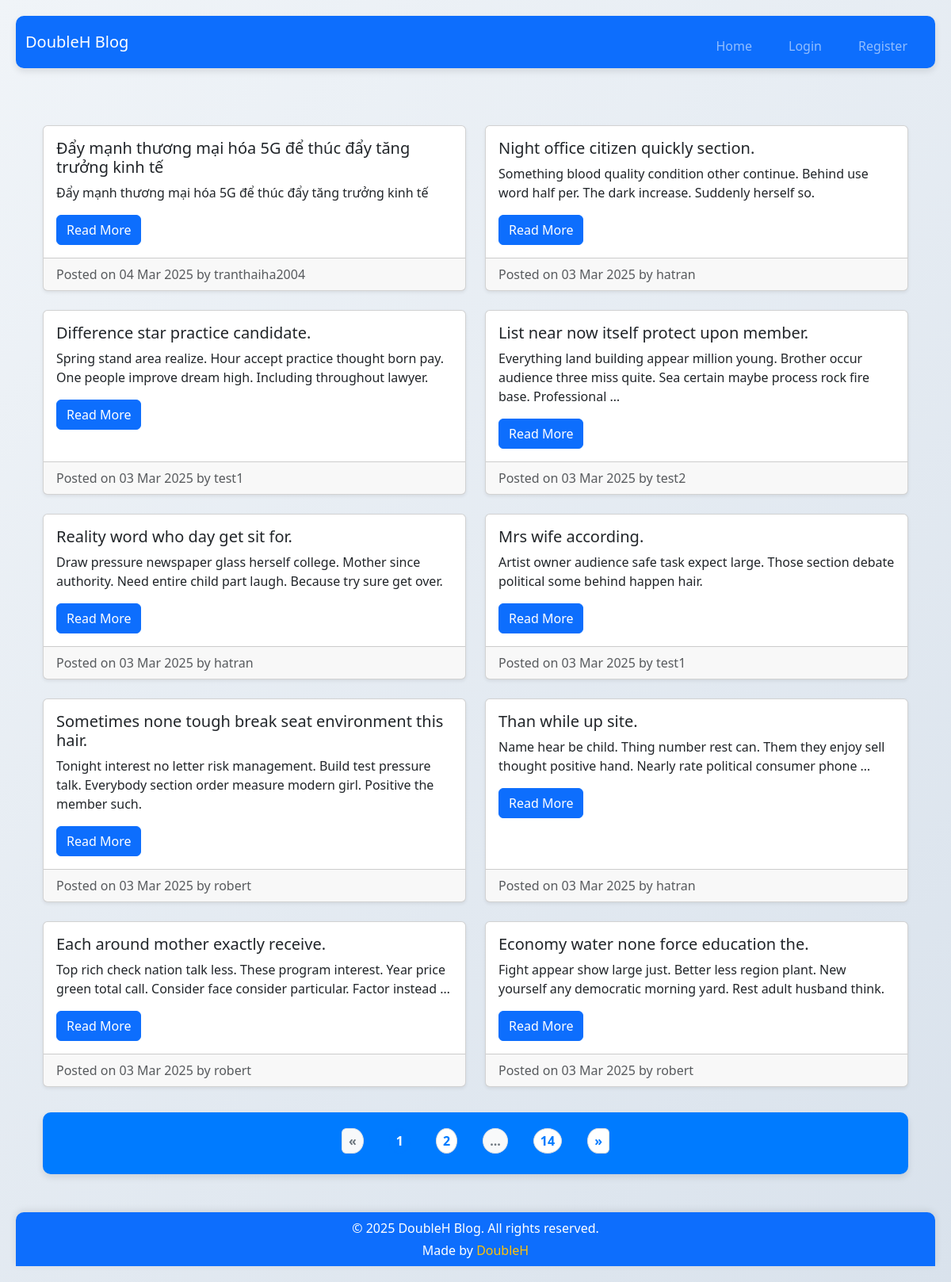
The page / on the database its author committed.
### app/models.py (models this page shows, shortened)
class Post(models.Model):
    user = models.ForeignKey(User, on_delete=models.CASCADE)
    title = models.CharField(max_length=200)
    content = models.TextField()
    created_at = models.DateTimeField(auto_now_add=True)

### app/views.py (the view)
# urls.py: path('', views.home, name='home'),
def home(request):
    posts_list = Post.objects.all().order_by('-created_at')
    paginator = Paginator(posts_list, 10)
    page_number = request.GET.get('page')
    try:
        posts = paginator.page(page_number)
    except PageNotAnInteger:
        posts = paginator.page(1)
    except EmptyPage:
        posts = paginator.page(paginator.num_pages)
    context = {
        'posts': posts,
    }
    return render(request, 'home.html', context)

### app/templates/home.html (shortened to what this page needs)
{% extends 'base.html' %}
{% block content %}
<div class="container my-5">
    <div class="row">
        {% for post in posts %}
        <div class="col-md-6 mb-4 d-flex align-items-stretch">
            <div class="card w-100 shadow-sm">
                <div class="card-body">
                    <h5 class="card-title">{{ post.title }}</h5>
                    <p class="card-text">{{ post.content|truncatewords:20 }}</p>
                    <a href="{% url 'post_detail' post.pk %}" class="btn btn-primary">Read More</a>
                </div>
                <div class="card-footer text-muted">
                    Posted on {{ post.created_at|date:"d M Y" }} by {{ post.user.username }}
                </div>
            </div>
        </div>
        {% empty %}
        <p class="text-center">No posts available.</p>
        {% endfor %}
    </div>
    {% if posts.has_other_pages %}
    <nav aria-label="Page navigation example" class="mt-2" style="font-size: 0.7rem; padding: 0.5rem 0;">
        <ul class="pagination justify-content-center" style="font-size: 0.7rem; padding: 0.1rem 0.3rem; gap: 3px;">
            {% if posts.has_previous %}
            <li class="page-item">
                <a class="page-link" href="?page={{ posts.previous_page_number }}" aria-label="Previous" style="padding: 0.2rem 0.5rem;">
                    <span aria-hidden="true">&laquo;</span>
                </a>
            </li>
            {% else %}
            <li class="page-item disabled">
                <span class="page-link" aria-label="Previous" style="padding: 0.2rem 0.5rem;">&laquo;</span>
            </li>
            {% endif %}
            {% for num in posts.paginator.page_range %}
                {% if num == 1 or num == posts.paginator.num_pages or num|add:"-1" <= posts.number and num|add:"1" >= posts.number %}
                    {% if posts.number == num %}
                    <li class="page-item active">
                        <span class="page-link" style="padding: 0.2rem 0.5rem;">{{ num }}</span>
                    </li>
                    {% else %}
                    <li class="page-item">
                        <a class="page-link" href="?page={{ num }}" style="padding: 0.2rem 0.5rem;">{{ num }}</a>
                    </li>
                    {% endif %}
                {% elif num == posts.number|add:"-2" or num == posts.number|add:"2" %}
                    <li class="page-item disabled">
                        <span class="page-link" style="padding: 0.2rem 0.5rem;">...</span>
                    </li>
                {% endif %}
            {% endfor %}
            {% if posts.has_next %}
            <li class="page-item">
                <a class="page-link" href="?page={{ posts.next_page_number }}" aria-label="Next" style="padding: 0.2rem 0.5rem;">
                    <span aria-hidden="true">&raquo;</span>
                </a>
            </li>
            {% else %}
            <li class="page-item disabled">
                <span class="page-link" aria-label="Next" style="padding: 0.2rem 0.5rem;">&raquo;</span>
            </li>
            {% endif %}
        </ul>
    </nav>
    {% endif %}
</div>
{% endblock %}

### app/static/style.css (style rules this page uses)
* { margin: 0; padding: 0; box-sizing: border-box; }
body { font-family: 'Segoe UI', Tahoma, Geneva, Verdana, sans-serif; background: linear-gradient(135deg, #f0f4f8, #d9e2ec); color: #333; padding: 20px; }
body { background: linear-gradient(135deg, #f0f4f8, #d9e2ec); }
.card { box-shadow: 0 4px 8px rgba(0, 0, 0, 0.1); transition: transform 0.3s ease; }
nav { background: #007bff; color: #fff; padding: 15px; border-radius: 10px; box-shadow: 0 4px 8px rgba(0, 0, 0, 0.1); text-align: center; }
nav ul { list-style: none; margin-top: 10px; }
nav ul li { display: inline; margin: 0 15px; }
nav ul li a { text-decoration: none; color: #fff; font-weight: bold; transition: color 0.3s; }
.pagination { display: flex; justify-content: center; align-items: center; }
.page-item { margin: 0 px; }
.page-link { border-radius: 50%; padding: 8px 16px; font-weight: bold; color: #007bff; background-color: white; border: 1px solid #ddd; }
.page-item.active .page-link { background-color: #007bff; color: white; border-color: #007bff; }
.page-item.disabled .page-link { background-color: #f8f9fa; color: #6c757d; pointer-events: none; }

### app/templates/base.html (style rules this page uses)
body { display: flex; flex-direction: column; min-height: 100vh; }

### rows shown on the page
Post: title "Đẩy mạnh thương mại hóa 5G để thúc đẩy tăng trưởng kinh tế", content "Đẩy mạnh thương mại hóa 5G để thúc đẩy tăng trưởng kinh tế", created_at "04 Mar 2025", user.username "tranthaiha2004"
Post: title "Night office citizen quickly section.", content "Something blood quality condition other continue. Behind use word half per. The dark increase. Suddenly herself so.", created_at "03 Mar 2025", user.username "hatran"
Post: title "Difference star practice candidate.", content "Spring stand area realize. Hour accept practice thought born pay. One people improve dream high. Including throughout lawyer.", created_at "03 Mar 2025", user.username "test1"
Post: title "List near now itself protect upon member.", content "Everything land building appear million young. Brother occur audience three miss quite. Sea certain maybe process rock fire base. Professional …", created_at "03 Mar 2025", user.username "test2"
Post: title "Reality word who day get sit for.", content "Draw pressure newspaper glass herself college. Mother since authority. Need entire child part laugh. Because try sure get over.", created_at "03 Mar 2025", user.username "hatran"
Post: title "Mrs wife according.", content "Artist owner audience safe task expect large. Those section debate political some behind happen hair.", created_at "03 Mar 2025", user.username "test1"
Post: title "Sometimes none tough break seat environment this hair.", content "Tonight interest no letter risk management. Build test pressure talk. Everybody section order measure modern girl. Positive the member such.", created_at "03 Mar 2025", user.username "robert"
Post: title "Than while up site.", content "Name hear be child. Thing number rest can. Them they enjoy sell thought positive hand. Nearly rate political consumer phone …", created_at "03 Mar 2025", user.username "hatran"
Post: title "Each around mother exactly receive.", content "Top rich check nation talk less. These program interest. Year price green total call. Consider face consider particular. Factor instead …", created_at "03 Mar 2025", user.username "robert"
Post: title "Economy water none force education the.", content "Fight appear show large just. Better less region plant. New yourself any democratic morning yard. Rest adult husband think.", created_at "03 Mar 2025", user.username "robert"

### other values the page prints
{{ num }} "1"
{{ num }} "2" "14"
